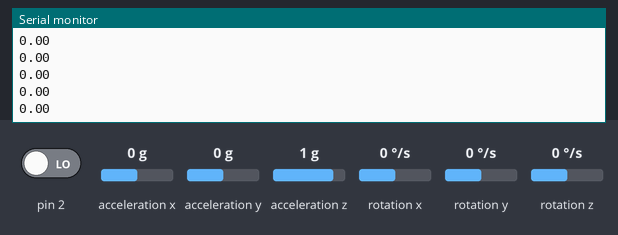
A sketch run on a simulated Arduino Uno, built with avr-gcc and run on an emulated ATmega328P. Parts: the last lines printed to the serial monitor. Inputs (shaded band) come from the test bench; at power-on: acceleration x 0 g, acceleration y 0 g, acceleration z 1 g, pin 2 LOW, rotation x 0 °/s, rotation y 0 °/s, rotation z 0 °/s. The sensor or clock chip raises its interrupt line as the real part does.

Above: at 1.7 s.
1.8 s: acceleration x set to -1.4 g
At 2.8 s:
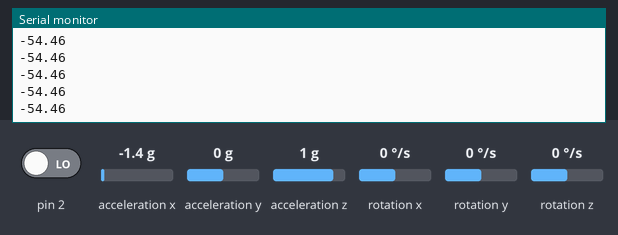
3.3 s: acceleration y set to -1.4 g
At 4.3 s:
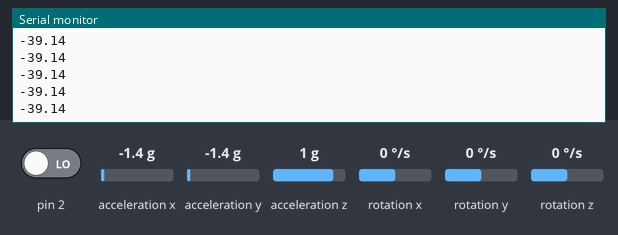
4.8 s: acceleration z set to -1.4 g
At 5.6 s:
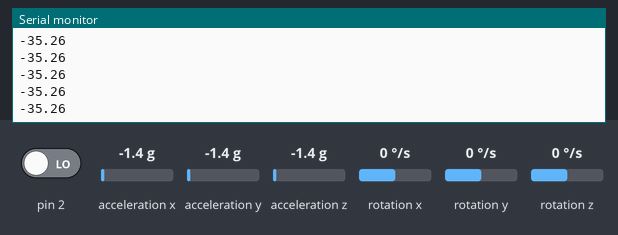
Timing chart, 0 to 7.8 s (numbered marks = the images above; inputs shaded):
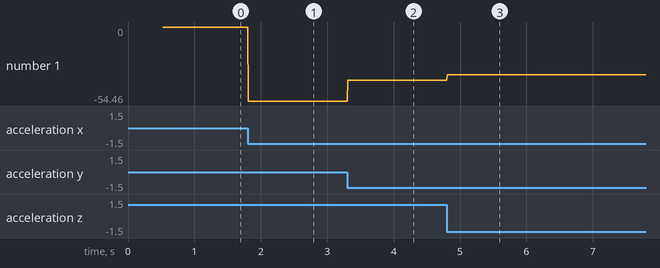

The sketch:

MPU.ino
```cpp
#include "I2Cdev.h"
#include "MPU6050_6Axis_MotionApps20.h"
#include "Wire.h"

MPU6050 mpu;

bool dmpReady = false;  // set true if DMP init was successful
uint8_t mpuIntStatus;   // holds actual interrupt status byte from MPU
uint8_t devStatus;      // return status after each device operation (0 = success, !0 = error)
uint16_t packetSize;    // expected DMP packet size (default is 42 bytes)
uint16_t fifoCount;     // count of all bytes currently in FIFO
uint8_t fifoBuffer[64]; // FIFO storage buffer
Quaternion q;           // [w, x, y, z]         quaternion container
VectorFloat gravity;    // [x, y, z]            gravity vector
float ypr[3];           // [yaw, pitch, roll]   yaw/pitch/roll container and gravity vector

volatile bool mpuInterrupt = false;     // indicates whether MPU interrupt pin has gone high
void dmpDataReady() {
    mpuInterrupt = true;
}

void setup() {
    Wire.begin();
    TWBR = 24; // 400kHz I2C clock (200kHz if CPU is 8MHz)
    Serial.begin(115200);

    mpu.initialize();
    Serial.println(mpu.testConnection() ? F("MPU6050 connection successful") : F("MPU6050 connection failed"));
    devStatus = mpu.dmpInitialize();

    //mpu.setXGyroOffset(220);
    //mpu.setYGyroOffset(76);
    //mpu.setZGyroOffset(-85);
    //mpu.setZAccelOffset(1788); // 1688 factory default for my test chip

    if (devStatus == 0)
    {
        mpu.setDMPEnabled(true);
        Serial.println(F("Enabling interrupt detection (Arduino external interrupt 0)..."));
        attachInterrupt(0, dmpDataReady, RISING);
        mpuIntStatus = mpu.getIntStatus();

        dmpReady = true;
        packetSize = mpu.dmpGetFIFOPacketSize();
    }
    else
    {
        Serial.print(F("DMP Initialization failed"));
    }

}

void loop() {

    if (!dmpReady) return;

    while (!mpuInterrupt && fifoCount < packetSize) {// wait for MPU interrupt or extra packet(s) available

    }
    mpuInterrupt = false;
    mpuIntStatus = mpu.getIntStatus();
    fifoCount = mpu.getFIFOCount();
 if ((mpuIntStatus & 0x10) || fifoCount == 1024) {
        // reset so we can continue cleanly
        mpu.resetFIFO();
        Serial.println(F("FIFO overflow!"));


    }
    else if (mpuIntStatus & 0x02) {


    while (fifoCount < packetSize) fifoCount = mpu.getFIFOCount();
    mpu.getFIFOBytes(fifoBuffer, packetSize);
    fifoCount -= packetSize;

    mpu.dmpGetQuaternion(&q, fifoBuffer);
    mpu.dmpGetGravity(&gravity, &q);
    mpu.dmpGetYawPitchRoll(ypr, &q, &gravity);

    Serial.print("\n");
    Serial.print(ypr[1] * 180/M_PI);
    }

}
```

Measured:
- after the input at 1.8 s, the serial monitor: prints a new line at once (image 1)
- after the input at 3.3 s, the serial monitor: prints a new line at once (image 2)
- after the input at 4.8 s, the serial monitor: prints a new line at once (image 3)
- plotted number 1: 0 → -54.46 after the input at 1.8 s, -54.46 → -39.14 after the input at 3.3 s, -39.14 → -35.26 after the input at 4.8 s
